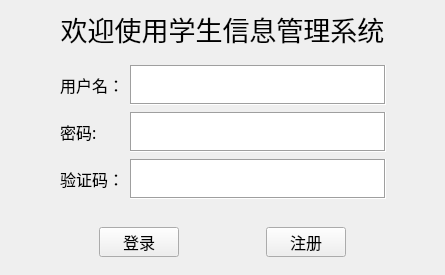
<?xml version="1.0" encoding="UTF-8"?>
<ui version="4.0">
 <class>LoginWindow</class>
 <widget class="QMainWindow" name="LoginWindow">
  <property name="geometry">
   <rect>
    <x>0</x>
    <y>0</y>
    <width>445</width>
    <height>275</height>
   </rect>
  </property>
  <property name="windowTitle">
   <string>LoginWindow</string>
  </property>
  <widget class="QWidget" name="centralwidget">
   <layout class="QGridLayout" name="gridLayout_3">
    <item row="1" column="0">
     <widget class="QWidget" name="widget_2" native="true">
      <property name="maximumSize">
       <size>
        <width>500</width>
        <height>200</height>
       </size>
      </property>
      <layout class="QGridLayout" name="gridLayout_2">
       <item row="0" column="0">
        <spacer name="horizontalSpacer">
         <property name="orientation">
          <enum>Qt::Horizontal</enum>
         </property>
         <property name="sizeHint" stdset="0">
          <size>
           <width>40</width>
           <height>20</height>
          </size>
         </property>
        </spacer>
       </item>
       <item row="0" column="1">
        <widget class="QLabel" name="user_label">
         <property name="font">
          <font>
           <family>楷体</family>
           <pointsize>12</pointsize>
          </font>
         </property>
         <property name="text">
          <string>用户名：</string>
         </property>
        </widget>
       </item>
       <item row="0" column="2">
        <widget class="QTextEdit" name="user_text">
         <property name="maximumSize">
          <size>
           <width>300</width>
           <height>40</height>
          </size>
         </property>
         <property name="frameShape">
          <enum>QFrame::Box</enum>
         </property>
        </widget>
       </item>
       <item row="0" column="3">
        <spacer name="horizontalSpacer_2">
         <property name="orientation">
          <enum>Qt::Horizontal</enum>
         </property>
         <property name="sizeHint" stdset="0">
          <size>
           <width>40</width>
           <height>20</height>
          </size>
         </property>
        </spacer>
       </item>
       <item row="1" column="1">
        <widget class="QLabel" name="pwd_label">
         <property name="font">
          <font>
           <family>楷体</family>
           <pointsize>12</pointsize>
          </font>
         </property>
         <property name="text">
          <string>密码:</string>
         </property>
        </widget>
       </item>
       <item row="1" column="2">
        <widget class="QTextEdit" name="pwd_text">
         <property name="maximumSize">
          <size>
           <width>300</width>
           <height>40</height>
          </size>
         </property>
         <property name="contextMenuPolicy">
          <enum>Qt::ActionsContextMenu</enum>
         </property>
         <property name="frameShape">
          <enum>QFrame::Box</enum>
         </property>
         <property name="frameShadow">
          <enum>QFrame::Sunken</enum>
         </property>
         <property name="documentTitle">
          <string/>
         </property>
         <property name="placeholderText">
          <string/>
         </property>
        </widget>
       </item>
       <item row="2" column="1">
        <widget class="QLabel" name="captcha_label">
         <property name="font">
          <font>
           <family>楷体</family>
           <pointsize>12</pointsize>
          </font>
         </property>
         <property name="text">
          <string>验证码：</string>
         </property>
        </widget>
       </item>
       <item row="2" column="2">
        <widget class="QTextEdit" name="captcha_text">
         <property name="maximumSize">
          <size>
           <width>300</width>
           <height>40</height>
          </size>
         </property>
         <property name="frameShape">
          <enum>QFrame::Box</enum>
         </property>
        </widget>
       </item>
      </layout>
     </widget>
    </item>
    <item row="2" column="0">
     <widget class="QWidget" name="widget" native="true">
      <layout class="QGridLayout" name="gridLayout">
       <item row="2" column="0">
        <spacer name="horizontalSpacer_3">
         <property name="orientation">
          <enum>Qt::Horizontal</enum>
         </property>
         <property name="sizeHint" stdset="0">
          <size>
           <width>40</width>
           <height>20</height>
          </size>
         </property>
        </spacer>
       </item>
       <item row="2" column="3">
        <widget class="QPushButton" name="Register_Btn">
         <property name="maximumSize">
          <size>
           <width>100</width>
           <height>30</height>
          </size>
         </property>
         <property name="font">
          <font>
           <family>楷体</family>
           <pointsize>12</pointsize>
          </font>
         </property>
         <property name="text">
          <string>注册</string>
         </property>
        </widget>
       </item>
       <item row="2" column="4">
        <spacer name="horizontalSpacer_4">
         <property name="orientation">
          <enum>Qt::Horizontal</enum>
         </property>
         <property name="sizeHint" stdset="0">
          <size>
           <width>40</width>
           <height>20</height>
          </size>
         </property>
        </spacer>
       </item>
       <item row="2" column="1">
        <widget class="QPushButton" name="Login_Btn">
         <property name="maximumSize">
          <size>
           <width>100</width>
           <height>30</height>
          </size>
         </property>
         <property name="font">
          <font>
           <family>楷体</family>
           <pointsize>12</pointsize>
           <bold>false</bold>
          </font>
         </property>
         <property name="text">
          <string>登录</string>
         </property>
        </widget>
       </item>
       <item row="2" column="2">
        <spacer name="horizontalSpacer_5">
         <property name="orientation">
          <enum>Qt::Horizontal</enum>
         </property>
         <property name="sizeHint" stdset="0">
          <size>
           <width>40</width>
           <height>20</height>
          </size>
         </property>
        </spacer>
       </item>
      </layout>
     </widget>
    </item>
    <item row="0" column="0">
     <widget class="QLabel" name="title_label">
      <property name="font">
       <font>
        <family>楷体</family>
        <pointsize>20</pointsize>
       </font>
      </property>
      <property name="text">
       <string>欢迎使用学生信息管理系统</string>
      </property>
      <property name="alignment">
       <set>Qt::AlignCenter</set>
      </property>
      <property name="margin">
       <number>-1</number>
      </property>
     </widget>
    </item>
   </layout>
  </widget>
 </widget>
 <resources/>
 <connections/>
</ui>
